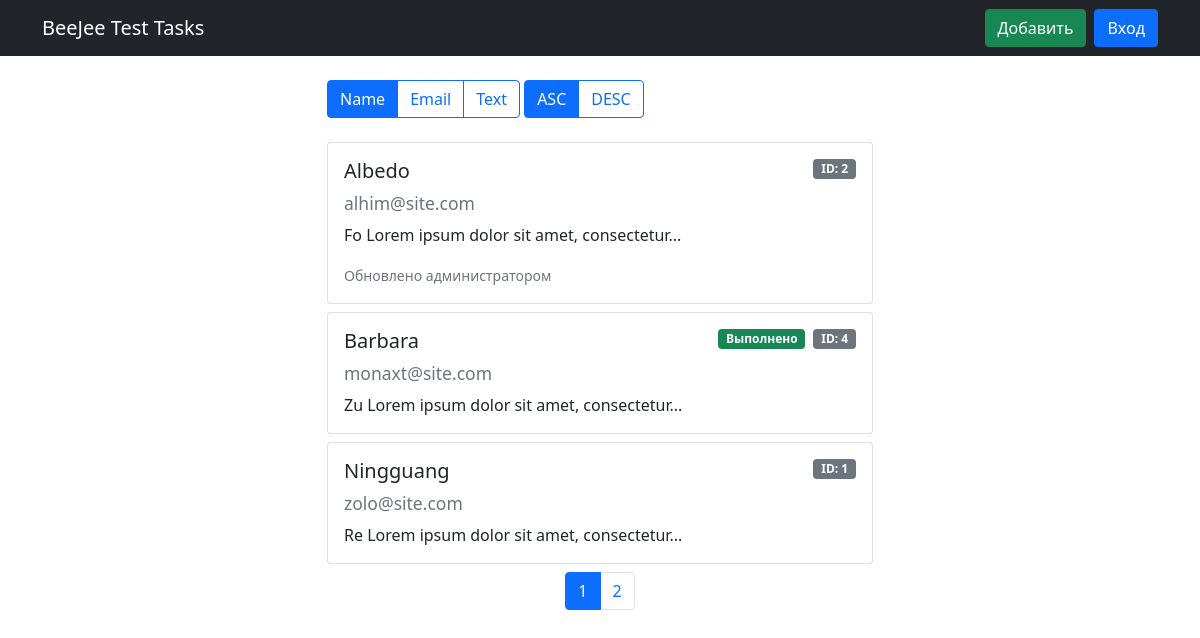
The page / on the database its author committed.
### tables this page shows
CREATE TABLE `tasks` (
  `id` int(10) UNSIGNED NOT NULL AUTO_INCREMENT,
  `name` varchar(191) NOT NULL,
  `email` varchar(191) NOT NULL,
  `text` text,
  `status` tinyint(1) NOT NULL DEFAULT '0',
  `created_at` timestamp NULL DEFAULT NULL,
  `updated_at` timestamp NULL DEFAULT NULL,
  PRIMARY KEY (`id`)
);

### app/Controllers/TaskController.php (called while the page is built, shortened)
<?php
class TaskController {
    public function index()
    {
        $page = 1;
        $sort = 'ASC';
        $order = 'name';
        $count = Task::count();
        $pagination = ($count - ($count % 3)) / 3 + (($count % 3) ? 1 : 0);
        $tasks = Task::get($page, $sort, $order);
        require_once __DIR__.'/../Views/IndexTemplate.php';
        return true;
    }
}

### app/Components/Router.php (called while the page is built, shortened)
<?php
class Router
{
    private $uri;
	private $routes = [
        'task/create' => 'task/create',
        'task/([0-9]+)/edit' => 'task/edit/$1',
        'task/([0-9]+)/success' => 'task/success/$1',
        'login' => 'auth/login',
        'logout' => 'auth/logout',
	    '' => 'task/index',
    ];
	public function run()
	{
		foreach ($this->routes as $uriPattern => $path) {
			if(preg_match("~$uriPattern~", $this->uri)) {
				$internalRoute = preg_replace("~$uriPattern~", $path, $this->uri);
				$parameters = explode('/', $internalRoute);
                $controllerName = '\App\Controllers\\';
				$controllerName .= ucfirst(array_shift($parameters).'Controller');
				$actionName = array_shift($parameters);
				$controllerObject = new $controllerName;
				$result = call_user_func_array(array($controllerObject, $actionName), $parameters);
				if ($result != null) {
					break;
				}
			}
		}
	}
}

### index.php (called while the page is built, shortened)
<?php
$router = new Router();
$router->run();

### app/Models/User.php (called while the page is built, shortened)
<?php
class User
{
    public static function isGuest()
    {
        return true;
    }
}

### app/Models/Task.php (called while the page is built, shortened)
<?php
class Task
{
    public static function count()
	{
        $db = Database::getConnection();
        $result = $db->query('SELECT COUNT(*) FROM tasks');
        $count = $result->fetch();
        return $count[0];
    }
	public static function get($page, $sort, $order)
    {
		$db = Database::getConnection();
        $offset = ($page - 1) * 3;
		$tasks = [];
		$result = $db->query('SELECT * FROM tasks ORDER BY '.$order.' '.$sort.' LIMIT 3 OFFSET '.$offset);
		$i = 0;
		while($row = $result->fetch()) {
			$tasks[$i]['id'] = $row['id'];
			$tasks[$i]['name'] = $row['name'];
			$tasks[$i]['email'] = $row['email'];
			$tasks[$i]['text'] = $row['text'];
			$tasks[$i]['status'] = $row['status'];
			$tasks[$i]['created_at'] = $row['created_at'];
			$tasks[$i]['updated_at'] = $row['updated_at'];
			$i++;
		}
		return $tasks;
	}
}

### app/Views/IndexTemplate.php (the view, shortened to what this page needs)
<!doctype html>
<html lang="en">
<head>
    <link href="https://cdn.jsdelivr.net/npm/bootstrap@5.1.1/dist/css/bootstrap.min.css" rel="stylesheet">
</head>
<body>
    <nav class="navbar navbar-dark bg-dark mb-4">
        <div class="container">
            <a href="/" class="navbar-brand">BeeJee Test Tasks</a>
            <div class="d-flex">
                <a href="/task/create" class="btn btn-success me-2">Добавить</a>
                <?php if (\App\Models\User::isGuest()): ?>
                    <a href="/login" class="btn btn-primary">Вход</a>
                <?php else: ?>
                    <a href="/logout" class="btn btn-primary">Выход</a>
                <?php endif; ?>
            </div>
        </div>
    </nav>
    <div class="container">
        <div class="row justify-content-md-center mb-4">
            <div class="col col-md-6">
                <div class="btn-group" role="group">
                    <a href="<?php echo "/?page=$page&sort=$sort&order=name" ?>" class="btn <?php echo $order == 'name' ? 'btn-primary' : 'btn-outline-primary' ?>">Name</a>
                    <a href="<?php echo "/?page=$page&sort=$sort&order=email" ?>" class="btn <?php echo $order == 'email' ? 'btn-primary' : 'btn-outline-primary' ?>">Email</a>
                    <a href="<?php echo "/?page=$page&sort=$sort&order=text" ?>" class="btn <?php echo $order == 'text' ? 'btn-primary' : 'btn-outline-primary' ?>">Text</a>
                </div>
                <div class="btn-group" role="group">
                    <a href="<?php echo "/?page=$page&sort=ASC&order=$order" ?>" class="btn <?php echo $sort == 'ASC' ? 'btn-primary' : 'btn-outline-primary' ?>">ASC</a>
                    <a href="<?php echo "/?page=$page&sort=DESC&order=$order" ?>" class="btn <?php echo $sort == 'DESC' ? 'btn-primary' : 'btn-outline-primary' ?>">DESC</a>
                </div>
            </div>
        </div>
        <div class="row justify-content-md-center">
            <div class="col col-md-6">
                <?php foreach ($tasks as $task): ?>
                    <div class="card mb-2">
                        <div class="card-body">
                            <span class="badge bg-secondary float-end">ID: <?php echo $task['id']; ?></span>
                            <?php if ($task['status']): ?>
                                <span class="badge bg-success float-end me-2">Выполнено</span>
                            <?php endif; ?>
                            <h5 class="card-title"><?php echo $task['name']; ?></h5>
                            <h5><small class="text-muted"><?php echo $task['email']; ?></small></h5>
                            <p class="card-text"><?php echo $task['text']; ?></p>
                            <?php if ($task['updated_at']): ?>
                                <p class="card-text"><small class="text-muted">Обновлено администратором</small></p>
                            <?php endif; ?>
                        </div>
                    </div>
                <?php endforeach; ?>
                <?php if ($pagination > 1): ?>
                    <nav>
                        <ul class="pagination justify-content-center">
                            <?php for ($i=1; $i <= $pagination; $i++): ?>
                                <li class="page-item <?php echo $i == $page ? 'active' : '' ?>">
                                    <a class="page-link" href="<?php echo "/?page=$i&sort=$sort&order=$order" ?>">
                                        <?php echo $i ?>
                                    </a>
                                </li>
                            <?php endfor; ?>
                        </ul>
                    </nav>
                <?php endif; ?>
            </div>
        </div>
    </div>
</body>
</html>

### rows shown on the page
tasks: id "2", name "Albedo", email "alhim@site.com", text "Fo Lorem ipsum dolor sit amet, consectetur...", shows "Обновлено администратором"
tasks: id "4", status "Выполнено", name "Barbara", email "monaxt@site.com", text "Zu Lorem ipsum dolor sit amet, consectetur..."
tasks: id "1", name "Ningguang", email "zolo@site.com", text "Re Lorem ipsum dolor sit amet, consectetur..."
